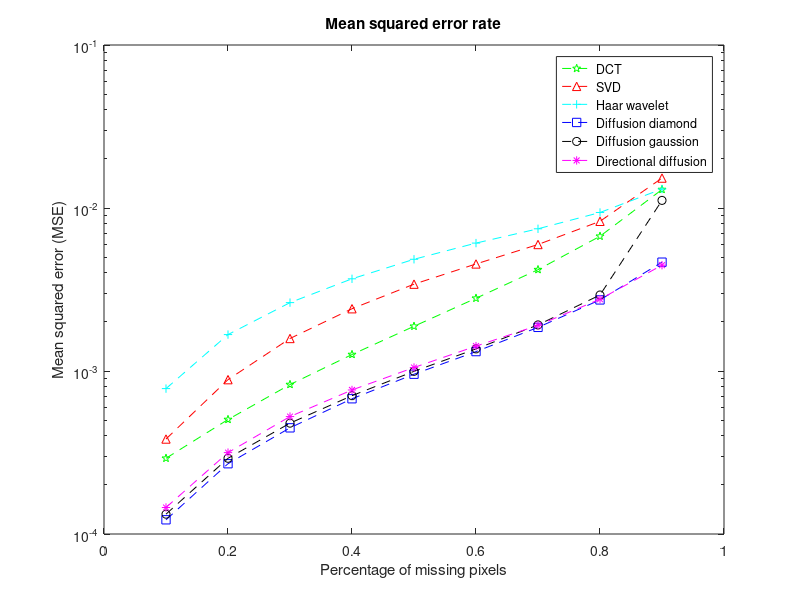
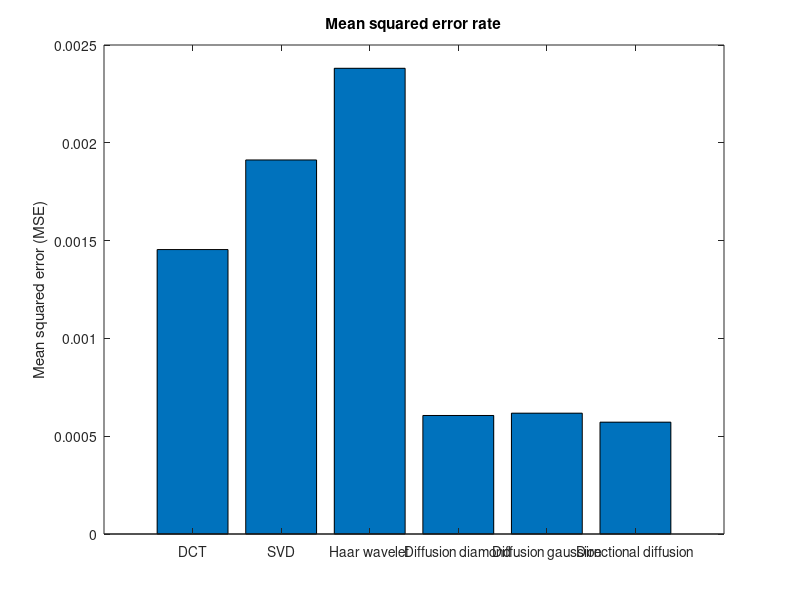

Write the MATLAB code that produced these figures, in order. (Note: this script raises an error after producing the figures.)
% Plot results for analysis

%% Load data input
% Baseline(DCT)
dct_rmd = load('baseline_randmask.mat');
dct_txt = load('baseline_textmask.mat');
% Baseline(Haar)
haar_rmd = load('baseline_haar_randmask.mat');
haar_txt = load('baseline_haar_textmask.mat');
% Regular diffusion with diamond kernel
df_dia_rmd = load('diffusion_randmask.mat');
df_dia_txt = load('diffusion_textmask.mat');
% Regular diffusion with gaussion kernel
df_gau_rmd = load('diffusion_guass_randmask.mat');
df_gau_txt = load('diffusion_guass_textmask.mat');
% Directional diffusion
gd_rmd = load('gradients_randmask.mat');
gd_txt = load('gradients_textmask.mat');
% SVD
svd_rmd = load('SVD_randmask.mat');
svd_txt = load('SVD_textmask.mat');

%% Mean square error analysis

% Plot mse with random mask
x = linspace(0.1,0.9,9);
fig_mse_rmd = figure;

semilogy(x, dct_rmd.Result_Mean,'--gp', ...
     x, svd_rmd.Result_Mean,    '--r^', ...
     x, haar_rmd.Result_Mean,   '--c+', ...
     x, df_dia_rmd.Result_Mean, '--bs', ...
     x, df_gau_rmd.Result_Mean, '--ko', ...
     x, gd_rmd.Result_Mean,     '--m*');
legend('DCT', ...
       'SVD', ...
       'Haar wavelet', ...
       'Diffusion diamond', ...
       'Diffusion gaussion', ...
       'Directional diffusion');
title('Mean squared error rate');
xlabel('Percentage of missing pixels');
ylabel('Mean squared error (MSE)');

% Plot mse with text mask
fig_mse_txt = figure;
y = [dct_txt.Result_Mean, ...
     svd_txt.Result_Mean, ...
     haar_txt.Result_Mean, ...
     df_dia_txt.Result_Mean, ...
     df_gau_txt.Result_Mean, ...
     gd_txt.Result_Mean];
bar(y);
set(gca,'XTickLabel',{ ...
        'DCT', ...
        'SVD', ...
        'Haar wavelet', ...
        'Diffusion diamond', ...
        'Diffusion gaussion', ...
        'Directional diffusion'});

title('Mean squared error rate');
% xlabel('Percentage of mask');
ylabel('Mean squared error (MSE)');

% Boxplot mse std with random mask
fig_mse_rmd_std = figure;   
boxplot([svd_rmd.Result_Mean', ...
         dct_rmd.Result_Mean', ...
         haar_rmd.Result_Mean', ...
         gd_rmd.Result_Mean', ... 
         df_dia_rmd.Result_Mean', ...
         df_gau_rmd.Result_Mean'], ...
         {'SVD', 'DCT', 'Haar wavelet', 'Gradients','Diffusion diamond','Diffusion gaussion'});
title('Mean squared error standard deviation');
ylabel('Mean squared error(MSE)');

%% Runtime analysis
% plot for runtime
x = linspace(0.1,0.9,9);
fig_time_rmd = figure;
% plot(x, dct.Result_Mean, '--gp', x, svd.Result_Mean, '--r^', x, dictionary.Result_Mean, '--c+', x, diffusion.Result_Mean, '--bs', x, diffusion_gauss.Result_Mean, '--yo', x,gradients.Result_Mean, '--m*');
% plot(x, dct_rmd.Time_Mean,    '--gp', ...
semilogy(x, dct_rmd.Time_Mean,    '--gp', ...
     x, svd_rmd.Time_Mean,    '--r^', ...
     x, haar_rmd.Time_Mean,   '--c+', ...
     x, df_dia_rmd.Time_Mean, '--bs', ...
     x, df_gau_rmd.Time_Mean, '--ko', ...
     x, gd_rmd.Time_Mean,     '--m*');
legend('DCT', ...
       'SVD', ...
       'Haar wavelet' , ...
       'Diffusion diamond', ...
       'Diffusion gaussion', ...
       'Directional diffusion');
title('Runtime');
xlabel('Percentage of missing pixels');
ylabel('Runtime (sec)');

% Plot runtime with text mask
fig_time_txt = figure;
% plot(x, dct.Result_Mean, '--gp', x, svd.Result_Mean, '--r^', x, dictionary.Result_Mean, '--c+', x, diffusion.Result_Mean, '--bs', x, diffusion_gauss.Result_Mean, '--yo', x,gradients.Result_Mean, '--m*');

y = [dct_txt.Time_Mean, ...
     svd_txt.Time_Mean, ...
     haar_txt.Time_Mean, ...
     df_dia_txt.Time_Mean, ...
     df_gau_txt.Time_Mean, ...
     gd_txt.Time_Mean];
bar(y);
set(gca,'XTickLabel',{ ...
        'DCT', ...
        'SVD', ...
        'Haar wavelet', ...
        'Diffusion diamond', ...
        'Diffusion gaussion', ...
        'Directional diffusion'});

title('Runtime');
% xlabel('Percentage of mask');
ylabel('Runtime(sec)');

% Boxplot runtime std with random mask
fig_time_rmd_std = figure;
boxplot([svd_rmd.Time_Mean', ...
         dct_rmd.Time_Mean', ...         
         haar_rmd.Time_Mean', ...
         gd_rmd.Time_Mean', ... 
         df_dia_rmd.Time_Mean', ...
         df_gau_rmd.Time_Mean'], ...
         {'SVD', 'DCT', 'Gradients', 'Haar wavelet','Diffusion diamond','Diffusion gaussion'});
title('Runtime standard deviation');
ylabel('Runtime(sec)');